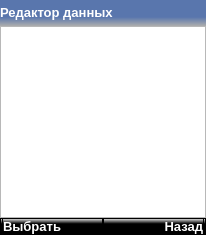
      <widget class="QWidget" name="data_editor_page">
       <property name="styleSheet">
        <string notr="true"/>
       </property>
       <layout class="QVBoxLayout" name="verticalLayout_11">
        <property name="spacing">
         <number>0</number>
        </property>
        <property name="sizeConstraint">
         <enum>QLayout::SetMaximumSize</enum>
        </property>
        <property name="leftMargin">
         <number>0</number>
        </property>
        <property name="topMargin">
         <number>0</number>
        </property>
        <property name="rightMargin">
         <number>0</number>
        </property>
        <property name="bottomMargin">
         <number>0</number>
        </property>
        <item>
         <layout class="QVBoxLayout" name="verticalLayout_9">
          <property name="spacing">
           <number>0</number>
          </property>
          <item>
           <widget class="QWidget" name="horizontalWidget" native="true">
            <property name="styleSheet">
             <string notr="true">background: qlineargradient(spread:pad, x1:0, y1:0, x2:0, y2:1, stop:0.659091 rgba(89, 118, 173, 255), stop:1 rgba(173, 173, 173, 255));</string>
            </property>
            <layout class="QHBoxLayout" name="horizontalLayout_27">
             <property name="spacing">
              <number>0</number>
             </property>
             <property name="leftMargin">
              <number>0</number>
             </property>
             <property name="topMargin">
              <number>1</number>
             </property>
             <property name="rightMargin">
              <number>0</number>
             </property>
             <property name="bottomMargin">
              <number>1</number>
             </property>
             <item>
              <widget class="QLabel" name="label_5">
               <property name="sizePolicy">
                <sizepolicy hsizetype="Preferred" vsizetype="Fixed">
                 <horstretch>0</horstretch>
                 <verstretch>0</verstretch>
                </sizepolicy>
               </property>
               <property name="sizeIncrement">
                <size>
                 <width>0</width>
                 <height>0</height>
                </size>
               </property>
               <property name="baseSize">
                <size>
                 <width>0</width>
                 <height>0</height>
                </size>
               </property>
               <property name="font">
                <font>
                 <pointsize>10</pointsize>
                 <weight>75</weight>
                 <bold>true</bold>
                </font>
               </property>
               <property name="styleSheet">
                <string notr="true">color: rgb(255, 255, 255);
background: none;</string>
               </property>
               <property name="text">
                <string>Редактор данных</string>
               </property>
               <property name="scaledContents">
                <bool>false</bool>
               </property>
              </widget>
             </item>
             <item>
              <widget class="QLabel" name="bat_5">
               <property name="sizePolicy">
                <sizepolicy hsizetype="Fixed" vsizetype="Fixed">
                 <horstretch>0</horstretch>
                 <verstretch>0</verstretch>
                </sizepolicy>
               </property>
               <property name="minimumSize">
                <size>
                 <width>24</width>
                 <height>24</height>
                </size>
               </property>
               <property name="maximumSize">
                <size>
                 <width>24</width>
                 <height>24</height>
                </size>
               </property>
               <property name="layoutDirection">
                <enum>Qt::LeftToRight</enum>
               </property>
               <property name="styleSheet">
                <string notr="true">border-image: url(:/resources/battery64.png);
background: none;</string>
               </property>
               <property name="text">
                <string/>
               </property>
               <property name="alignment">
                <set>Qt::AlignRight|Qt::AlignTrailing|Qt::AlignVCenter</set>
               </property>
               <property name="margin">
                <number>0</number>
               </property>
              </widget>
             </item>
            </layout>
           </widget>
          </item>
          <item>
           <widget class="QListWidget" name="data_editor_list">
            <property name="sizePolicy">
             <sizepolicy hsizetype="Expanding" vsizetype="Expanding">
              <horstretch>0</horstretch>
              <verstretch>0</verstretch>
             </sizepolicy>
            </property>
            <property name="maximumSize">
             <size>
              <width>206</width>
              <height>16777215</height>
             </size>
            </property>
            <property name="font">
             <font>
              <weight>75</weight>
              <bold>true</bold>
             </font>
            </property>
            <property name="styleSheet">
             <string notr="true">QListView {
    show-decoration-selected: 1; /* make the selection span the entire width of the view */
}

QListView::item:selected:!active {
    background: qlineargradient(x1: 0, y1: 0, x2: 0, y2: 1,
                                stop: 0 #385282, stop: 1 #7597D9);
	color: #FFFFFF;
}
</string>
            </property>
           </widget>
          </item>
          <item>
           <widget class="QWidget" name="horizontalWidget_4" native="true">
            <property name="sizePolicy">
             <sizepolicy hsizetype="Preferred" vsizetype="Fixed">
              <horstretch>0</horstretch>
              <verstretch>0</verstretch>
             </sizepolicy>
            </property>
            <property name="styleSheet">
             <string notr="true">QWidget {
		background: qlineargradient(spread:pad, x1:0, y1:1, x2:0, y2:0, stop:0.659091 rgba(0, 0, 0, 255), stop:1 rgba(255, 255, 255, 255));
border: 1px solid black;
}
QLabel {
	color: rgb(255, 255, 255)
}</string>
            </property>
            <layout class="QHBoxLayout" name="horizontalLayout_3">
             <property name="spacing">
              <number>0</number>
             </property>
             <property name="leftMargin">
              <number>2</number>
             </property>
             <property name="topMargin">
              <number>0</number>
             </property>
             <property name="rightMargin">
              <number>2</number>
             </property>
             <property name="bottomMargin">
              <number>0</number>
             </property>
             <item>
              <widget class="QPushButton" name="data_editor_left">
               <property name="font">
                <font>
                 <pointsize>10</pointsize>
                 <weight>75</weight>
                 <bold>true</bold>
                </font>
               </property>
               <property name="layoutDirection">
                <enum>Qt::LeftToRight</enum>
               </property>
               <property name="autoFillBackground">
                <bool>false</bool>
               </property>
               <property name="styleSheet">
                <string notr="true">color: rgb(255, 255, 255);
text-align: left;</string>
               </property>
               <property name="text">
                <string>Выбрать</string>
               </property>
               <property name="autoDefault">
                <bool>false</bool>
               </property>
               <property name="default">
                <bool>false</bool>
               </property>
               <property name="flat">
                <bool>false</bool>
               </property>
              </widget>
             </item>
             <item>
              <widget class="QPushButton" name="data_editor_right">
               <property name="font">
                <font>
                 <pointsize>10</pointsize>
                 <weight>75</weight>
                 <bold>true</bold>
                </font>
               </property>
               <property name="layoutDirection">
                <enum>Qt::LeftToRight</enum>
               </property>
               <property name="autoFillBackground">
                <bool>false</bool>
               </property>
               <property name="styleSheet">
                <string notr="true">color: rgb(255, 255, 255);
text-align:right;</string>
               </property>
               <property name="text">
                <string>Назад</string>
               </property>
               <property name="autoDefault">
                <bool>false</bool>
               </property>
               <property name="default">
                <bool>false</bool>
               </property>
               <property name="flat">
                <bool>false</bool>
               </property>
              </widget>
             </item>
            </layout>
           </widget>
          </item>
         </layout>
        </item>
       </layout>
      </widget>
